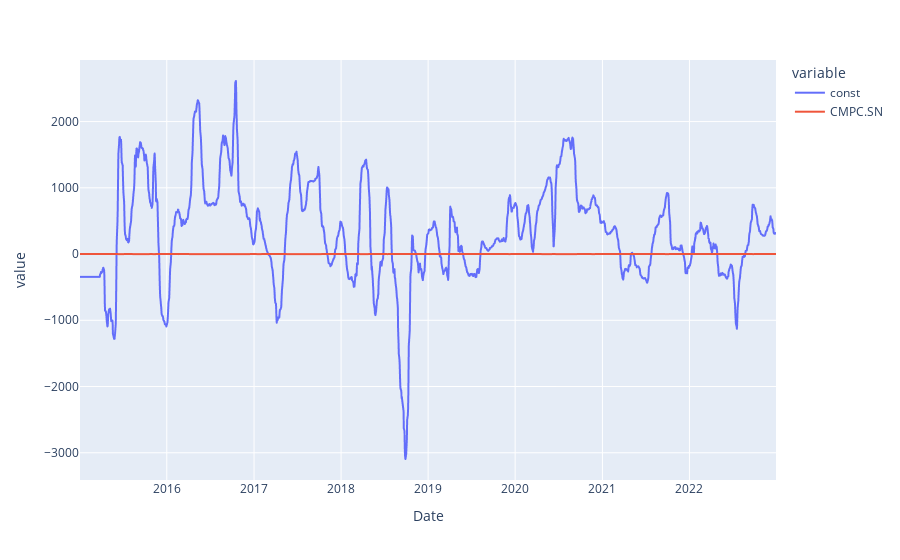

The notebook cell saved with this chart:
### Code cell
from statsmodels.regression.rolling import RollingOLS

X = sm.add_constant(X) # Adding a constant to the independent variable (intercept)

lookback = 60
rolling = RollingOLS(Y, X, window=lookback).fit()
rolling_beta = rolling.params
rolling_beta = rolling_beta.bfill()

import plotly.express as px
fig = px.line(rolling_beta)
fig.show()

### Figure 1 — Plotly figure (JSON) as saved in the notebook; plotly's stock layout.template omitted (floating-point values rounded to 4 significant figures; data arrays with more than 128 entries replaced by an {"elided": "..."} marker saying what was removed)
{"data": [{"hovertemplate": "variable=const<br>Date=%{x}<br>value=%{y}<extra></extra>", "legendgroup": "const", "line": {"color": "#636efa", "dash": "solid"}, "marker": {"symbol": "circle"}, "mode": "lines", "name": "const", "showlegend": true, "type": "scattergl", "x": {"elided": "1994 str values"}, "xaxis": "x", "y": {"elided": "1994 float values"}, "yaxis": "y"}, {"hovertemplate": "variable=CMPC.SN<br>Date=%{x}<br>value=%{y}<extra></extra>", "legendgroup": "CMPC.SN", "line": {"color": "#EF553B", "dash": "solid"}, "marker": {"symbol": "circle"}, "mode": "lines", "name": "CMPC.SN", "showlegend": true, "type": "scattergl", "x": {"elided": "1994 str values"}, "xaxis": "x", "y": {"elided": "1994 float values"}, "yaxis": "y"}], "layout": {"legend": {"title": {"text": "variable"}, "tracegroupgap": 0}, "margin": {"t": 60}, "xaxis": {"anchor": "y", "domain": [0, 1], "title": {"text": "Date"}}, "yaxis": {"anchor": "x", "domain": [0, 1], "title": {"text": "value"}}}}
